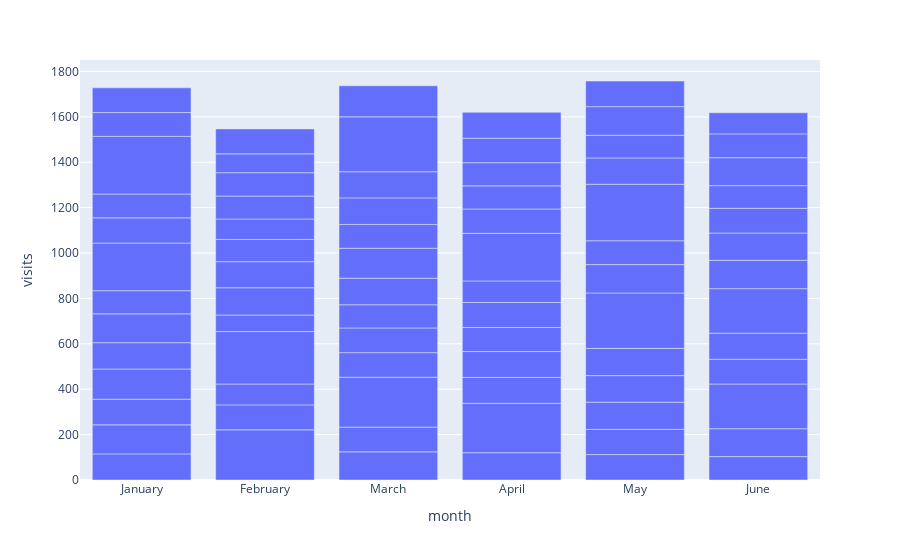

Notebook cell for this chart:
### Markdown cell above
Total Visits per Month (All Departments Combined)


This chart aggregates all visits into a single monthly total, offering a clear view of overall healthcare demand across the observed period. The variation across months appears moderate, suggesting that system-wide patient volume is relatively stable without severe spikes or drops. This provides a useful macro-level context before analyzing departmental differences or patient segmentation. It also helps confirm whether later comparisons might be influenced by unusual monthly anomalies.

### Code cell
fig = px.bar(
    data_frame=temp,
    x="month",
    y="visits",
)
fig.show()

### Figure 1 — Plotly figure (JSON) as saved in the notebook; plotly's stock layout.template omitted (floating-point values rounded to 4 significant figures)
{"data": [{"hovertemplate": "month=%{x}<br>visits=%{y}<extra></extra>", "legendgroup": "", "marker": {"color": "#636efa", "pattern": {"shape": ""}}, "name": "", "orientation": "v", "showlegend": false, "textposition": "auto", "type": "bar", "x": ["January", "January", "January", "January", "January", "January", "January", "January", "January", "January", "January", "January", "January", "February", "February", "February", "February", "February", "February", "February", "February", "February", "February", "February", "February", "February", "March", "March", "March", "March", "March", "March", "March", "March", "March", "March", "March", "March", "March", "April", "April", "April", "April", "April", "April", "April", "April", "April", "April", "April", "April", "April", "May", "May", "May", "May", "May", "May", "May", "May", "May", "May", "May", "May", "May", "June", "June", "June", "June", "June", "June", "June", "June", "June", "June", "June", "June", "June"], "xaxis": "x", "y": [115, 128, 113, 133, 116, 127, 102, 210, 111, 105, 254, 105, 109, 221, 110, 92, 231, 73, 120, 115, 98, 90, 101, 103, 83, 110, 124, 109, 220, 108, 109, 102, 117, 132, 105, 117, 115, 242, 137, 120, 218, 114, 114, 106, 110, 95, 210, 107, 102, 102, 108, 114, 112, 111, 120, 117, 120, 244, 125, 105, 249, 116, 100, 126, 113, 103, 123, 197, 109, 115, 196, 125, 120, 109, 100, 123, 105, 93], "yaxis": "y"}], "layout": {"barmode": "relative", "legend": {"tracegroupgap": 0}, "margin": {"t": 60}, "xaxis": {"anchor": "y", "domain": [0, 1], "title": {"text": "month"}}, "yaxis": {"anchor": "x", "domain": [0, 1], "title": {"text": "visits"}}}}
